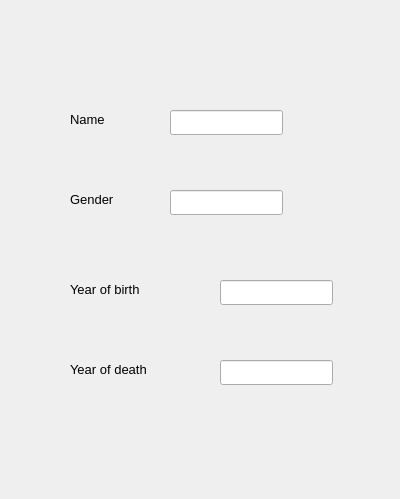
<?xml version="1.0" encoding="UTF-8"?>
<ui version="4.0">
 <class>edtiName</class>
 <widget class="QDialog" name="edtiName">
  <property name="geometry">
   <rect>
    <x>0</x>
    <y>0</y>
    <width>400</width>
    <height>499</height>
   </rect>
  </property>
  <property name="windowTitle">
   <string>Dialog</string>
  </property>
  <widget class="QLabel" name="label">
   <property name="geometry">
    <rect>
     <x>70</x>
     <y>110</y>
     <width>68</width>
     <height>19</height>
    </rect>
   </property>
   <property name="font">
    <font>
     <pointsize>10</pointsize>
    </font>
   </property>
   <property name="text">
    <string>Name</string>
   </property>
  </widget>
  <widget class="QLabel" name="label_2">
   <property name="geometry">
    <rect>
     <x>70</x>
     <y>190</y>
     <width>68</width>
     <height>19</height>
    </rect>
   </property>
   <property name="font">
    <font>
     <pointsize>10</pointsize>
    </font>
   </property>
   <property name="text">
    <string>Gender</string>
   </property>
  </widget>
  <widget class="QLabel" name="label_3">
   <property name="geometry">
    <rect>
     <x>70</x>
     <y>280</y>
     <width>121</width>
     <height>19</height>
    </rect>
   </property>
   <property name="font">
    <font>
     <pointsize>10</pointsize>
    </font>
   </property>
   <property name="text">
    <string>Year of birth</string>
   </property>
  </widget>
  <widget class="QLabel" name="label_4">
   <property name="geometry">
    <rect>
     <x>70</x>
     <y>360</y>
     <width>121</width>
     <height>19</height>
    </rect>
   </property>
   <property name="font">
    <font>
     <pointsize>10</pointsize>
    </font>
   </property>
   <property name="text">
    <string>Year of death</string>
   </property>
  </widget>
  <widget class="QLineEdit" name="lineEditNewName">
   <property name="geometry">
    <rect>
     <x>170</x>
     <y>110</y>
     <width>113</width>
     <height>25</height>
    </rect>
   </property>
  </widget>
  <widget class="QLineEdit" name="lineEditNewGender">
   <property name="geometry">
    <rect>
     <x>170</x>
     <y>190</y>
     <width>113</width>
     <height>25</height>
    </rect>
   </property>
  </widget>
  <widget class="QLineEdit" name="lineEditNewByear">
   <property name="geometry">
    <rect>
     <x>220</x>
     <y>280</y>
     <width>113</width>
     <height>25</height>
    </rect>
   </property>
  </widget>
  <widget class="QLineEdit" name="lineEditNewDyear">
   <property name="geometry">
    <rect>
     <x>220</x>
     <y>360</y>
     <width>113</width>
     <height>25</height>
    </rect>
   </property>
  </widget>
 </widget>
 <resources/>
 <connections/>
</ui>
